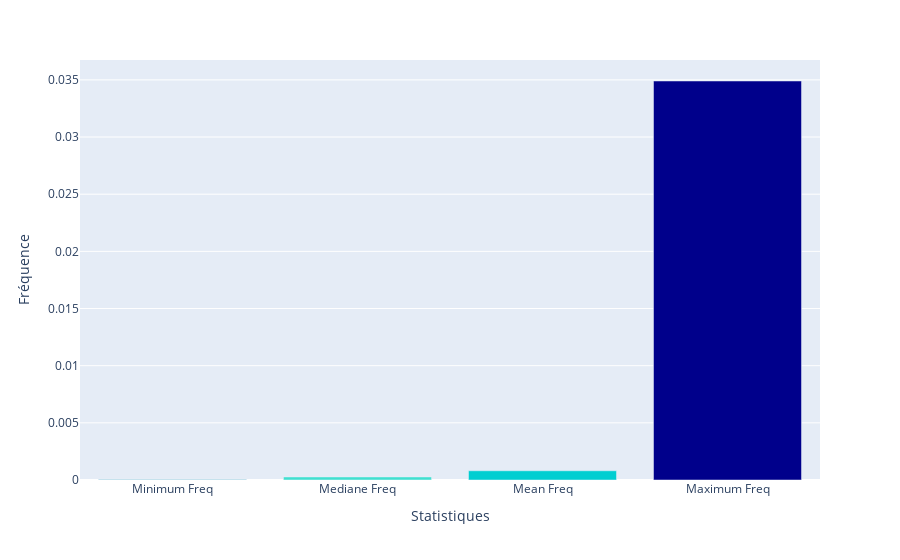

Notebook cell for this chart:
### Code cell
def analyse(df,col):
    dictionary = {"Minimum Freq" : df[col].min(),
                  "Mediane Freq" : df[col].median(),
                  "Mean Freq": df[col].mean(),
                  "Maximum Freq": df[col].max()}
    return dictionary
col = 'freq'
dic = analyse(Freq,col)
fig = px.bar(x= list(dic.keys()), y = list(dic.values()),
             color=['lightblue','turquoise','darkturquoise','darkblue'],
             color_discrete_map="identity")
fig.update_layout(
    xaxis_title="Statistiques",
    yaxis_title="Fréquence")
fig.show()

### Figure 1 — Plotly figure (JSON) as saved in the notebook; plotly's stock layout.template omitted (floating-point values rounded to 4 significant figures)
{"data": [{"alignmentgroup": "True", "hovertemplate": "x=%{x}<br>y=%{y}<extra></extra>", "legendgroup": "", "marker": {"color": "lightblue", "pattern": {"shape": ""}}, "name": "", "offsetgroup": "", "orientation": "v", "showlegend": false, "textposition": "auto", "type": "bar", "x": ["Minimum Freq"], "xaxis": "x", "y": [8.739e-05], "yaxis": "y"}, {"alignmentgroup": "True", "hovertemplate": "x=%{x}<br>y=%{y}<extra></extra>", "legendgroup": "", "marker": {"color": "turquoise", "pattern": {"shape": ""}}, "name": "", "offsetgroup": "", "orientation": "v", "showlegend": false, "textposition": "auto", "type": "bar", "x": ["Mediane Freq"], "xaxis": "x", "y": [0.0002676], "yaxis": "y"}, {"alignmentgroup": "True", "hovertemplate": "x=%{x}<br>y=%{y}<extra></extra>", "legendgroup": "", "marker": {"color": "darkturquoise", "pattern": {"shape": ""}}, "name": "", "offsetgroup": "", "orientation": "v", "showlegend": false, "textposition": "auto", "type": "bar", "x": ["Mean Freq"], "xaxis": "x", "y": [0.0008065], "yaxis": "y"}, {"alignmentgroup": "True", "hovertemplate": "x=%{x}<br>y=%{y}<extra></extra>", "legendgroup": "", "marker": {"color": "darkblue", "pattern": {"shape": ""}}, "name": "", "offsetgroup": "", "orientation": "v", "showlegend": false, "textposition": "auto", "type": "bar", "x": ["Maximum Freq"], "xaxis": "x", "y": [0.0349], "yaxis": "y"}], "layout": {"barmode": "relative", "legend": {"tracegroupgap": 0}, "margin": {"t": 60}, "xaxis": {"anchor": "y", "domain": [0, 1], "title": {"text": "Statistiques"}}, "yaxis": {"anchor": "x", "domain": [0, 1], "title": {"text": "Fréquence"}}}}
